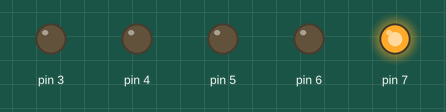
Recording of a sketch running on a simulated Arduino Uno, built with avr-gcc and run on an emulated ATmega328P. Shown: output pins drawn as LEDs (lit = HIGH).

Above: at 1.5 s.
At 8.5 s:
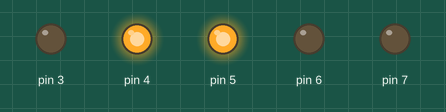
At 10.5 s:
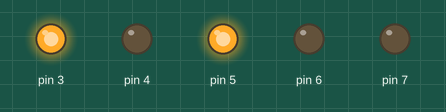
At 12.5 s:
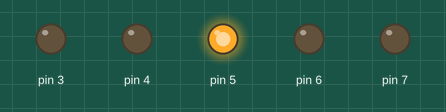
At 17.5 s:
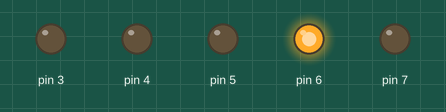
Timing chart, 0 to 18.2 s (numbered marks = the images above):
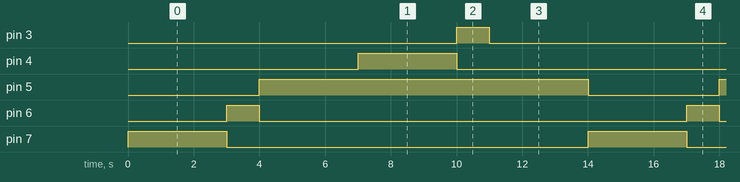

Measured:
- by itself, pin 3, pin 6: alternates HIGH for 1.0 s and LOW for 13.0 s
- by itself, pin 4, pin 7: alternates HIGH for 3.0 s and LOW for 11.0 s
- by itself, pin 5: alternates HIGH for 10.0 s and LOW for 4.0 s

The sketch:

03_traffic_lights_led.ino
```cpp
int idx_FTL;
int idx_STL;
int FirstTL[] = {7, 6, 5};
int SecondTL[] = {4, 3, 2};

void pinMode_loop(int* TL_array)
{
  for(int idx=0; idx < TL_array[idx]; idx++)
  {
    pinMode(TL_array[idx], OUTPUT);
  }
}

void setup()
{
  pinMode_loop(FirstTL);
  pinMode_loop(SecondTL);
  idx_FTL=0;
  idx_STL=0;
}

void TL_gestion(int* TL_array, int *true_idx)
{
  int idx = *true_idx;
  if(idx > 0)
  {
    digitalWrite(TL_array[idx], LOW);
    idx=0;
  }

  digitalWrite(TL_array[idx], HIGH);
  delay(3000);
  digitalWrite(TL_array[idx], LOW);
  idx++;
  digitalWrite(TL_array[idx], HIGH);
  delay(1000);
  digitalWrite(TL_array[idx], LOW);
  idx++;
  digitalWrite(TL_array[idx], HIGH);
  *true_idx = idx;
}

void loop()
{
  TL_gestion(FirstTL, &idx_FTL);
  delay(3000);
  TL_gestion(SecondTL, &idx_STL);
  delay(3000);
}
```
